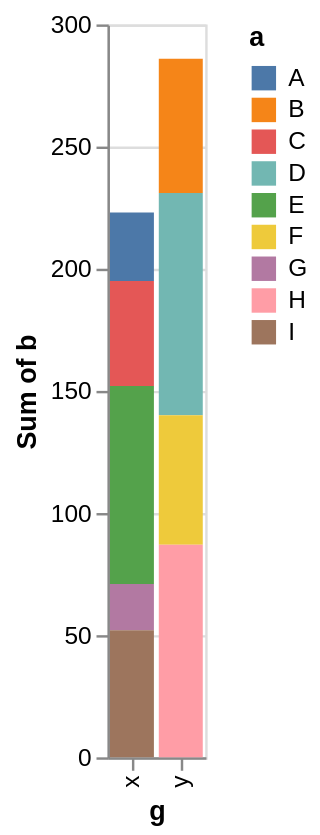

Vega-Lite specification for this chart:
### Vega-Lite specification from a JSON file in a GitHub repository (floating-point values rounded to 4 significant figures)
{"data": {"values": [{"a": "A", "b": 28, "c": 5, "g": "x"}, {"a": "B", "b": 55, "c": 9, "g": "y"}, {"a": "C", "b": 43, "c": 2, "g": "x"}, {"a": "D", "b": 91, "c": 7, "g": "y"}, {"a": "E", "b": 81, "c": 4, "g": "x"}, {"a": "F", "b": 53, "c": 6, "g": "y"}, {"a": "G", "b": 19, "c": 8, "g": "x"}, {"a": "H", "b": 87, "c": 1, "g": "y"}, {"a": "I", "b": 52, "c": 3, "g": "x"}]}, "mark": "bar", "encoding": {"x": {"field": "g", "type": "nominal"}, "y": {"field": "b", "type": "quantitative", "aggregate": "sum"}, "color": {"field": "a", "type": "nominal"}}}
